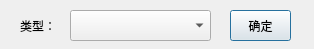
<?xml version="1.0" encoding="UTF-8"?>
<ui version="4.0">
 <class>GraphicTypeUI</class>
 <widget class="QDialog" name="GraphicTypeUI">
  <property name="geometry">
   <rect>
    <x>0</x>
    <y>0</y>
    <width>314</width>
    <height>49</height>
   </rect>
  </property>
  <property name="windowTitle">
   <string>Dialog</string>
  </property>
  <widget class="QComboBox" name="comboBox">
   <property name="geometry">
    <rect>
     <x>70</x>
     <y>10</y>
     <width>141</width>
     <height>31</height>
    </rect>
   </property>
  </widget>
  <widget class="QPushButton" name="okButton">
   <property name="geometry">
    <rect>
     <x>230</x>
     <y>10</y>
     <width>61</width>
     <height>31</height>
    </rect>
   </property>
   <property name="text">
    <string>确定</string>
   </property>
  </widget>
  <widget class="QLabel" name="label">
   <property name="geometry">
    <rect>
     <x>20</x>
     <y>20</y>
     <width>54</width>
     <height>12</height>
    </rect>
   </property>
   <property name="text">
    <string>类型：</string>
   </property>
  </widget>
 </widget>
 <resources/>
 <connections>
  <connection>
   <sender>okButton</sender>
   <signal>clicked()</signal>
   <receiver>GraphicTypeUI</receiver>
   <slot>accept()</slot>
   <hints>
    <hint type="sourcelabel">
     <x>351</x>
     <y>38</y>
    </hint>
    <hint type="destinationlabel">
     <x>233</x>
     <y>29</y>
    </hint>
   </hints>
  </connection>
 </connections>
</ui>
